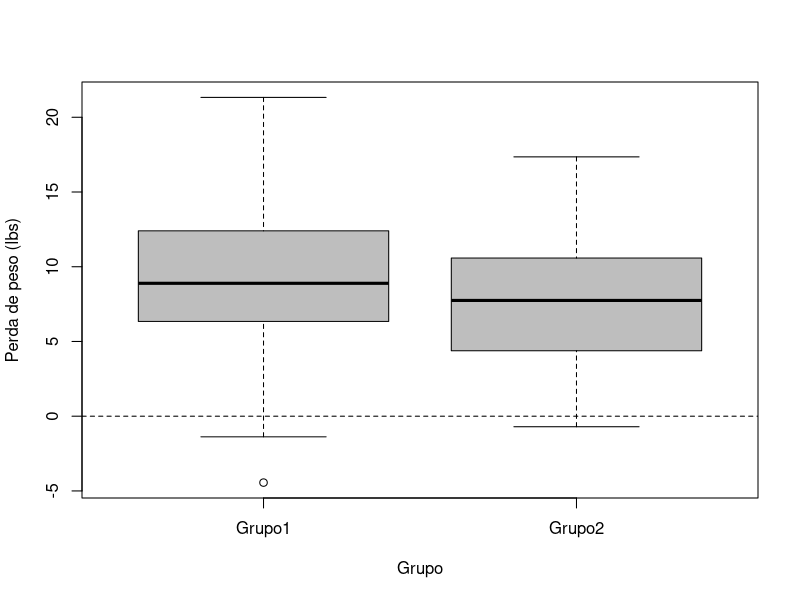
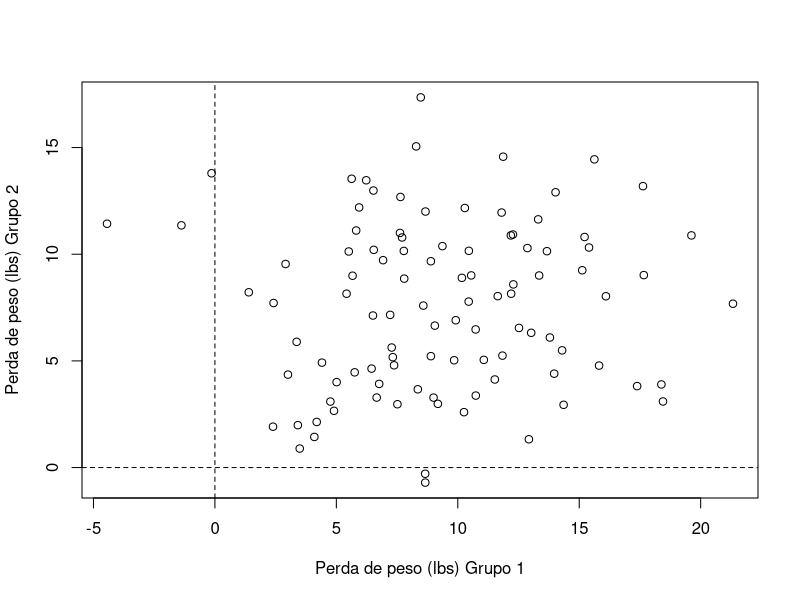
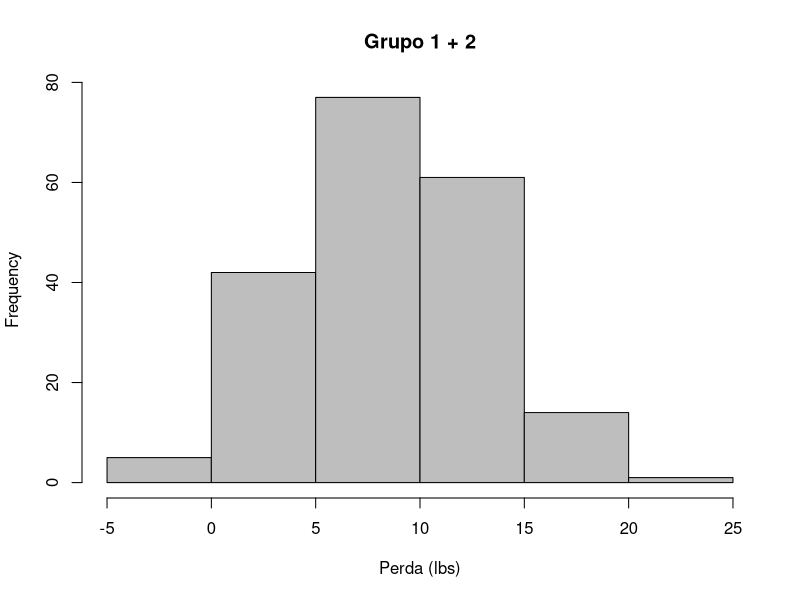
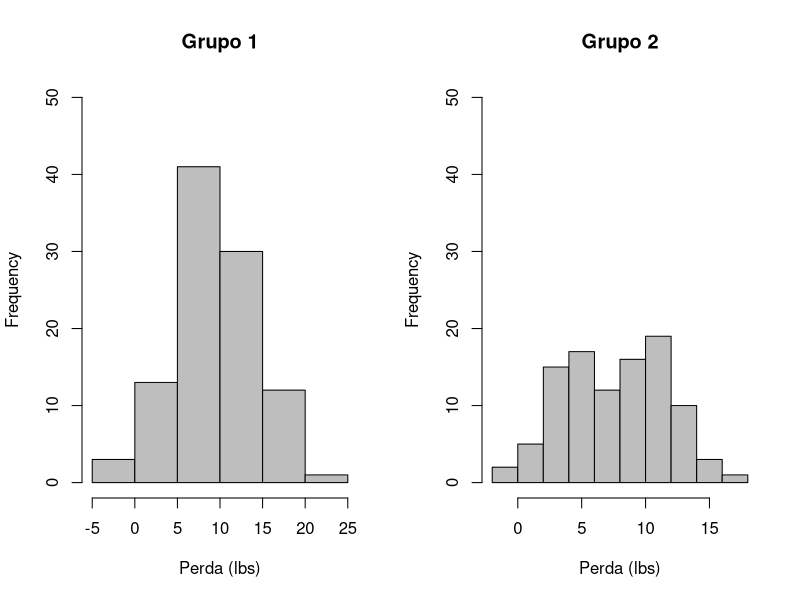

These charts were generated, in order, by the following R code: (Note: this script raises an error after producing the figures.)
ob <- read.csv("Aulas/Cap23-25/obesidade-teste-t.csv")

ob2 <- tidyr::gather(ob, Grupo, Perda)

png("Aulas/Cap23-25/2-amostras-independentes.png")
boxplot(Perda ~ Grupo, data = ob2, ylab = "Perda de peso (lbs)", col = "gray")
abline(h = 0, lty = 2)
dev.off()

png("Aulas/Cap23-25/2-amostras-pareadas.png")
with(ob,
     plot(Grupo1, Grupo2,
          xlab = "Perda de peso (lbs) Grupo 1",
          ylab = "Perda de peso (lbs) Grupo 2")
     )
abline(h = 0, v=0, lty = 2)
dev.off()

png("Aulas/Cap23-25/obesidade-hist1.png")
hist(ob2$Perda, main = "Grupo 1 + 2", xlab = "Perda (lbs)", col = "gray")
dev.off()

png("Aulas/Cap23-25/obesidade-hist2.png", 600, 400)
par(mfrow = c(1, 2))
hist(ob$Grupo1, main = "Grupo 1", xlab = "Perda (lbs)", col = "gray", ylim = c(0, 50))
hist(ob$Grupo2, main = "Grupo 2", xlab = "Perda (lbs)", col = "gray", ylim = c(0, 50))
dev.off()

t.test(Perda ~ Grupo, data = ob2, var.equal = TRUE)
t.test(Perda ~ Grupo, data = ob2, var.equal = TRUE, paired = TRUE)
t.test(Perda ~ Grupo, data = ob2)
